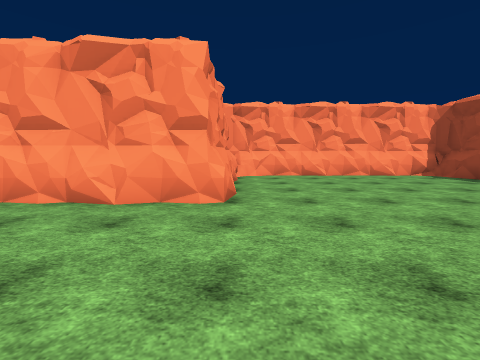
view 1 (above)

17 first-person views from a walk through a scene from a Unity 3-D project. The camera is 1.5 m above the floor, tilts 6° down and sees 90° across. The floor is counted in squares, 2 m on a side. Each view is taken from the middle of a square. On the plan, view 1 faces up. The plan holds only what a view shows up to about 9 squares ahead; the rest is blank. The place goes on beyond the plan. The player is left out. Some surface patterns are stand-ins.

view 2
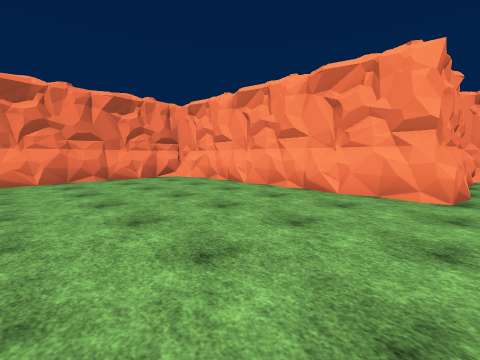

view 3
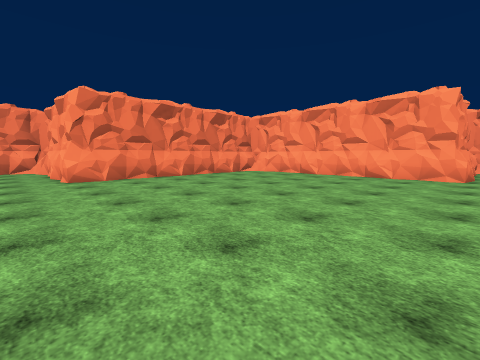

view 4
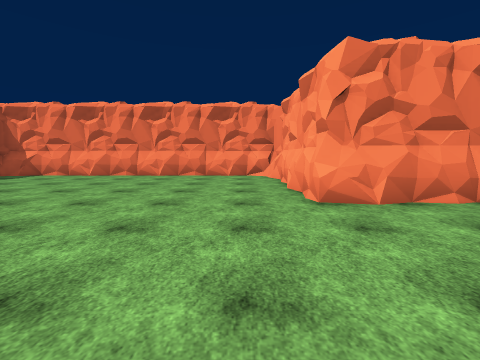

view 5
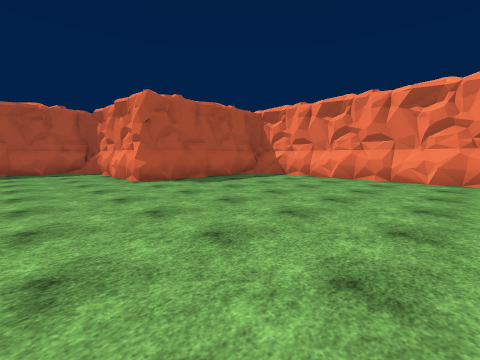

view 6
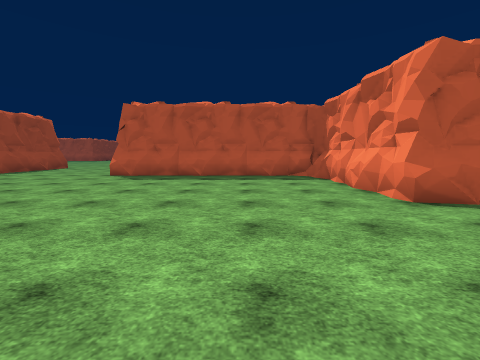

view 7
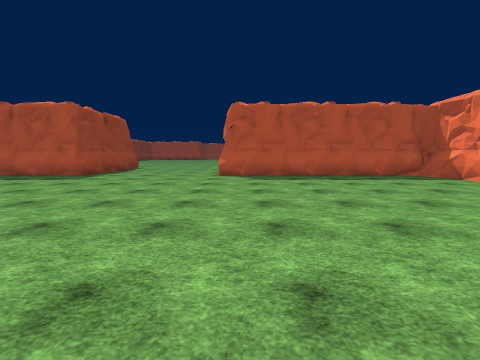

view 8
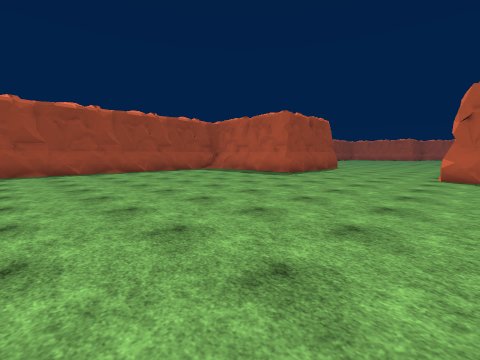

view 9
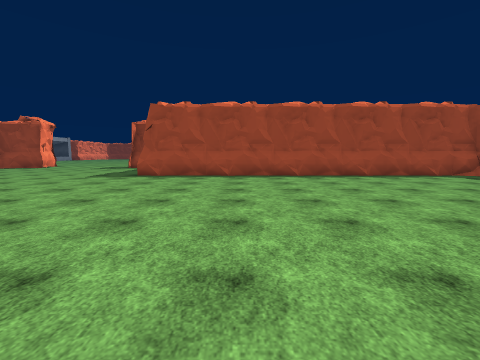

view 10
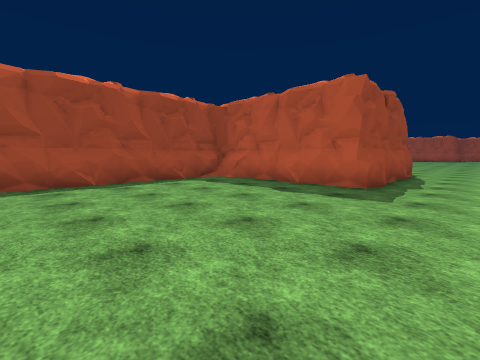

view 11
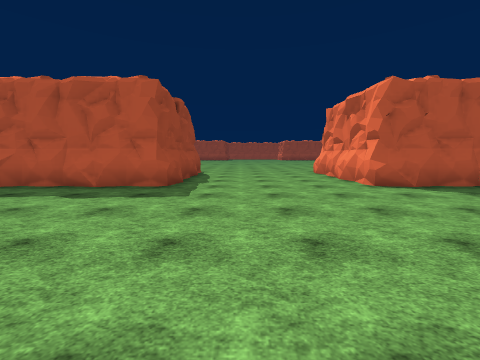

view 12
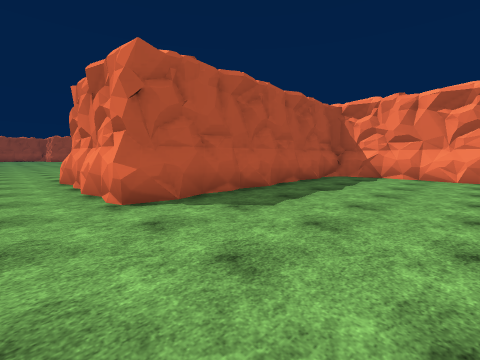

view 13
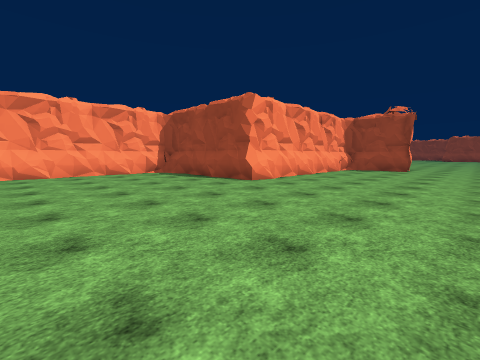

view 14
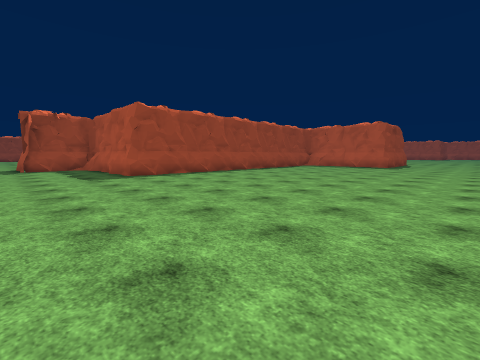

view 15
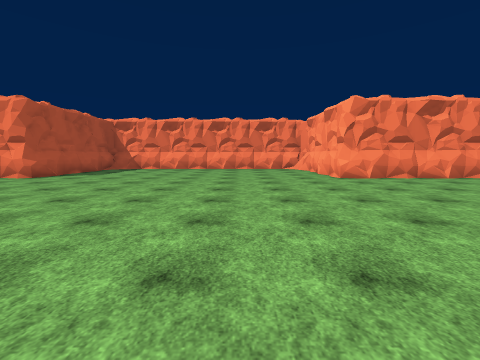

view 16
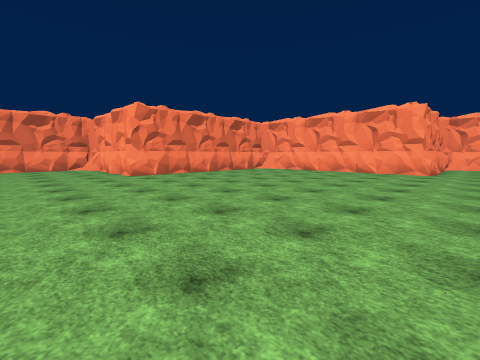

view 17
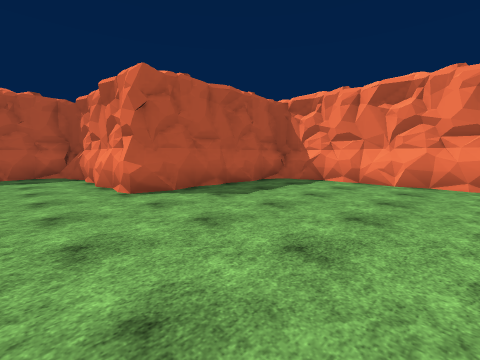

### Floor plan
Key: @ floor where view 1 was taken; # wall or solid block; . floor; O other object.
Columns run from 13 left of view 1 to 14 right of it. Each row starts with its distance up from view 1.
  9              O##O###O#
  8              O......O
  7              O......O
  6              O......O#
  5              O......O
  4      #O##O#O#O......OO##O
  3      #...................
  2      #....................
  1      #.....................
  0      O.......@..............
 -1      #......................
 -2      #.........       ..
 -3      O.....................
 -4 OOOOOO.....................
 -5 #.........................
 -6 #......................OOO
 -7 #......................O
 -8 O............ .........#
 -9 #............ .........#
-10 O.......... ...........O
-11 #......................#
-12 #......................O
-13 O......................#
-14 #####O.................#
-15     ##.................O
-16      #.................#
-17      #.................#
-18      O.................#
-19      ####O##OO....O###O#
-20              O....##
-21              O....O

Where each view was taken, in squares from view 1:
view 1: 0 up, 0 right, facing up
view 2: 1 down, 0 right, facing up-left
view 3: 5 down, 0 right, facing up-left
view 4: 5 down, 4 left, facing left
view 5: 7 down, 5 left, facing down-left
view 6: 10 down, 5 left, facing down
view 7: 10 down, 1 left, facing down
view 8: 10 down, 1 left, facing down-right
view 9: 10 down, 1 right, facing right
view 10: 13 down, 3 right, facing down-right
view 11: 13 down, 3 right, facing down
view 12: 15 down, 1 right, facing down-left
view 13: 1 down, 2 right, facing up-right
view 14: 3 down, 1 right, facing down-right
view 15: 7 down, 0 right, facing left
view 16: 7 down, 1 right, facing up-left
view 17: 9 down, 6 left, facing down-left
